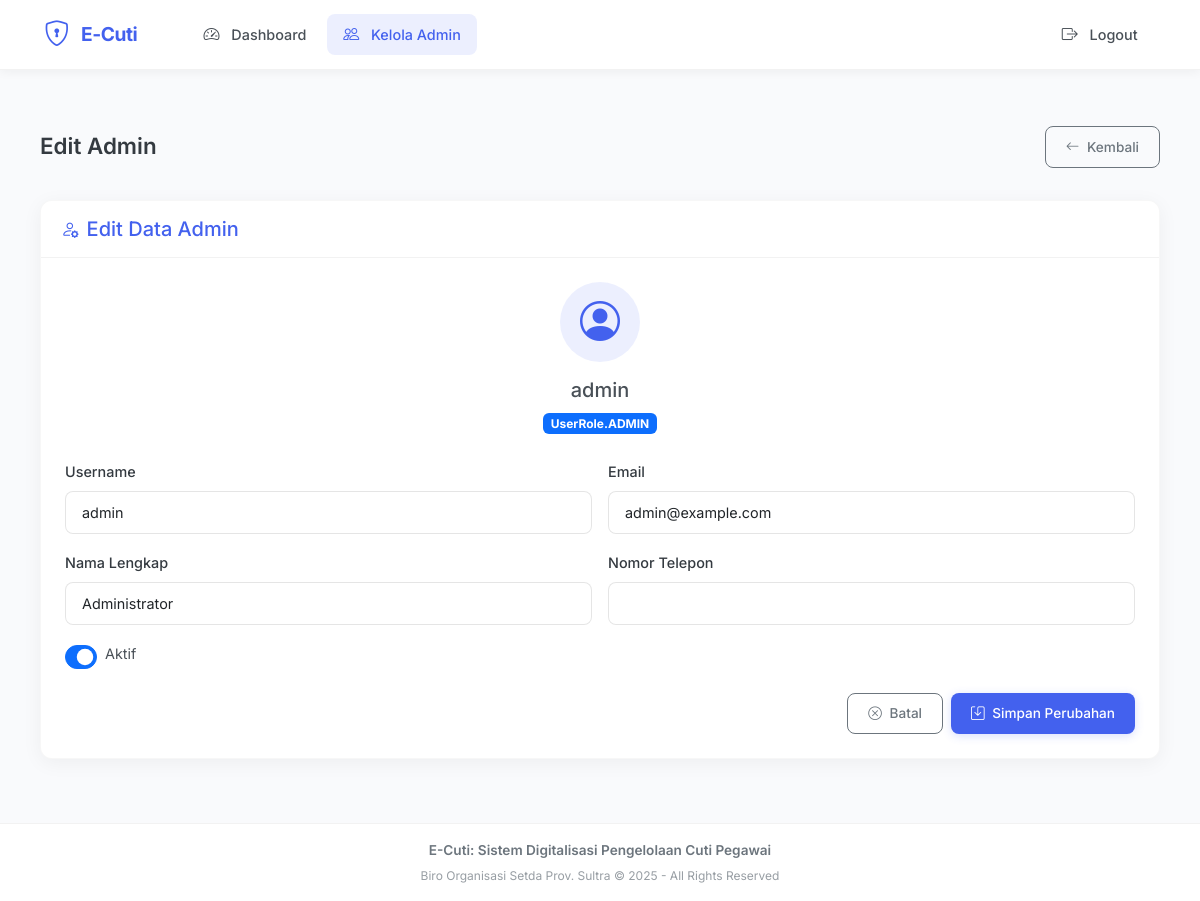
The app's page /admin/superadmin/edit-admin/2 (signed in) with its own data.
### models.py (models this page shows, shortened)
class User(UserMixin, db.Model):
    __tablename__ = 'users'
    id = db.Column(db.Integer, primary_key=True)
    nip = db.Column(db.String(20), unique=True, nullable=True)
    username = db.Column(db.String(50), unique=True, nullable=False, index=True)
    password = db.Column(db.String(255), nullable=False)
    email = db.Column(db.String(120), unique=True, nullable=False, index=True)
    email_verified = db.Column(db.Boolean, default=False)
    email_verified_at = db.Column(db.DateTime)
    verification_token = db.Column(db.String(100))
    verification_attempts = db.Column(db.Integer, default=0, nullable=False)
    last_verification_sent = db.Column(db.DateTime, nullable=True)
    reset_token = db.Column(db.String(100))
    reset_token_expiry = db.Column(db.DateTime)
    must_change_password = db.Column(db.Boolean, default=False)
    failed_login_attempts = db.Column(db.Integer, default=0)
    locked_until = db.Column(db.DateTime)
    last_password_change = db.Column(db.DateTime)
    is_active = db.Column(db.Boolean, default=True)
    deactivated_at = db.Column(db.DateTime)
    deactivated_by = db.Column(db.Integer, db.ForeignKey('users.id'))
    deleted_at = db.Column(db.DateTime)
    deleted_by = db.Column(db.Integer, db.ForeignKey('users.id'))
    full_name = db.Column(db.String(100))
    phone = db.Column(db.String(20))
    tempat_lahir = db.Column(db.String(50))
    tanggal_lahir = db.Column(db.Date)
    jenis_kelamin = db.Column(db.String(1))  # 'L' or 'P'
    jabatan = db.Column(db.String(80), nullable=True)
    golongan = db.Column(db.String(10), nullable=True)
    alamat = db.Column(db.String(200), nullable=True)
    foto_profil = db.Column(db.String(120))
    total_cuti = db.Column(db.Integer, default=12)
    sisa_cuti = db.Column(db.Integer, default=12)
    role = db.Column(db.Enum(UserRole), default=UserRole.PEGAWAI, nullable=False)
    atasan_id = db.Column(db.Integer, db.ForeignKey('users.id'))
    created_by = db.Column(db.Integer, db.ForeignKey('users.id'), nullable=True)
    last_login = db.Column(db.DateTime)
    created_at = db.Column(db.DateTime, server_default=func.now())
    updated_at = db.Column(db.DateTime, server_default=func.now(), onupdate=func.now())
    atasan = db.relationship('User', remote_side=[id], foreign_keys=[atasan_id], backref=db.backref('subordinates', lazy='dynamic'))
    creator = db.relationship('User', remote_side=[id], foreign_keys=[created_by], backref=db.backref('created_users', lazy='dynamic'))
    deactivator = db.relationship('User', remote_side=[id], foreign_keys=[deactivated_by])
    deleter = db.relationship('User', remote_side=[id], foreign_keys=[deleted_by])
    cuti_diajukan = db.relationship('Cuti', foreign_keys='Cuti.user_id', back_populates='pemohon', cascade='all, delete-orphan', lazy='dynamic')
    cuti_disetujui = db.relationship('Cuti', foreign_keys='Cuti.atasan_id',  back_populates='penyetuju', lazy='dynamic')
    notifications = db.relationship('Notification', back_populates='user', cascade='all, delete-orphan', lazy='dynamic')
    audit_logs = db.relationship('AuditLog', back_populates='user', lazy='dynamic')
    __table_args__ = (
        Index('idx_user_role', 'role'),
        Index('idx_user_atasan', 'atasan_id'),
        CheckConstraint('total_cuti >= 0', name='ck_user_total_cuti'),
        CheckConstraint('sisa_cuti >= 0', name='ck_user_sisa_cuti'),
        CheckConstraint('email_verified IN (0, 1)', name='ck_user_email_verified'),
        CheckConstraint('is_active IN (0, 1)', name='ck_user_is_active'),
        CheckConstraint('LENGTH(username) >= 3', name='ck_user_username_length'),
        CheckConstraint("email LIKE '%@%.%'", name='ck_user_email_format'),
    )
    role = db.Column(db.Enum(UserRole), default=UserRole.PEGAWAI, nullable=False)

### routes/admin.py (the view)
@admin_bp.route('/superadmin/edit-admin/<int:admin_id>', methods=['GET', 'POST'])
@login_required
@role_required(UserRole.SUPERADMIN)
def superadmin_edit_user(admin_id):
    admin = User.query.filter_by(id=admin_id, role=UserRole.ADMIN).first_or_404()
    if request.method == 'POST':
        return handle_admin_update(admin)
    return render_template('superadmin/edit_admin.html', admin=admin)

### app.py (called while the page is built)
def inject_globals():
    from models import UserRole, JenisCuti, CutiStatus
    return {
        'UserRole': UserRole,
        'JenisCuti': JenisCuti,
        'CutiStatus': CutiStatus,
        'current_year': datetime.now().year,
        'now': datetime.now(),
        'app_name': os.getenv('APP_NAME', 'E-Cuti: Sistem Digitalisasi Pengelolaan Cuti Pegawai'),
        'organization': os.getenv('ORGANIZATION', 'Biro Organisasi Setda Prov. Sultra'),
    }

### templates/superadmin/edit_admin.html (shortened to what this page needs)
<!DOCTYPE html>
<html lang="id">
<head>
    <link href="https://cdn.jsdelivr.net/npm/bootstrap@5.3.2/dist/css/bootstrap.min.css" rel="stylesheet">
    <link href="https://cdn.jsdelivr.net/npm/bootstrap-icons@1.11.1/font/bootstrap-icons.css" rel="stylesheet">
</head>
<body>
    <nav class="navbar navbar-expand-lg navbar-light">
        <div class="container-fluid">
            <a class="navbar-brand" href="#">
                <i class="bi bi-shield-lock"></i>
                <span>E-Cuti</span>
            </a>
            <div class="collapse navbar-collapse" id="navbarNav">
                <ul class="navbar-nav me-auto">
                    <li class="nav-item">
                        <a class="nav-link" href="{{ url_for('admin.superadmin_dashboard') }}">
                            <i class="bi bi-speedometer2"></i> Dashboard
                        </a>
                    </li>
                    <li class="nav-item">
                        <a class="nav-link active" href="{{ url_for('admin.manajemen_admin') }}">
                            <i class="bi bi-people"></i> Kelola Admin
                        </a>
                    </li>
                </ul>
                <ul class="navbar-nav ms-auto">
                    <li class="nav-item">
                        <a class="nav-link" href="{{ url_for('auth.logout') }}">
                            <i class="bi bi-box-arrow-right"></i> Logout
                        </a>
                    </li>
                </ul>
            </div>
        </div>
    </nav>
    <div class="main-container">
        <div class="page-header">
            <h1 class="page-title">Edit Admin</h1>
            <a href="{{ url_for('admin.manajemen_admin') }}" class="btn btn-outline-secondary">
                <i class="bi bi-arrow-left me-1"></i> Kembali
            </a>
        </div>
        <div class="primary-card">
            <div class="card-header">
                <h5 class="mb-0"><i class="bi bi-person-gear me-2"></i>Edit Data Admin</h5>
            </div>
            <div class="card-body">
                <div class="text-center mb-4">
                    <div class="avatar">
                        <i class="bi bi-person-circle"></i>
                    </div>
                    <h5>{{ admin.username }}</h5>
                    <span class="badge bg-primary">{{ admin.role }}</span>
                </div>
                <form method="POST">
                    <div class="row g-3">
                        <div class="col-md-6">
                            <label for="username" class="form-label">Username</label>
                            <input type="text" id="username" class="form-control" value="{{ admin.username }}" readonly>
                        </div>
                        <div class="col-md-6">
                            <label for="email" class="form-label">Email</label>
                            <input type="email" id="email" name="email" class="form-control"
                                   value="{{ admin.email }}" required>
                        </div>
                        <div class="col-md-6">
                            <label for="full_name" class="form-label">Nama Lengkap</label>
                            <input type="text" id="full_name" name="full_name" class="form-control"
                                   value="{{ admin.full_name or '' }}">
                        </div>
                        <div class="col-md-6">
                            <label for="phone" class="form-label">Nomor Telepon</label>
                            <input type="text" id="phone" name="phone" class="form-control"
                                   value="{{ admin.phone or '' }}">
                        </div>
                        <div class="col-12">
                            <div class="form-check form-switch">
                                <input class="form-check-input" type="checkbox" id="is_active"
                                       name="is_active" value="1" {% if admin.is_active %}checked{% endif %}>
                                <label class="form-check-label" for="is_active">Aktif</label>
                            </div>
                        </div>
                        <div class="col-12 mt-4">
                            <div class="d-flex justify-content-end gap-2">
                                <a href="{{ url_for('admin.manajemen_admin') }}" class="btn btn-outline-secondary">
                                    <i class="bi bi-x-circle me-1"></i> Batal
                                </a>
                                <button type="submit" class="btn btn-primary">
                                    <i class="bi bi-save me-1"></i> Simpan Perubahan
                                </button>
                            </div>
                        </div>
                    </div>
                </form>
            </div>
        </div>
    </div>
    <footer>
        <div class="footer-content">
            <div class="footer-brand">{{ app_name }}</div>
            <div class="footer-copyright">{{ organization }} © {{ now.year }} - All Rights Reserved</div>
        </div>
    </footer>
</body>
</html>

### templates/superadmin/edit_admin.html (style rules this page uses)
:root { --primary: #4361ee; --primary-dark: #3a56d4; --primary-light: rgba(67, 97, 238, 0.1); --secondary: #6c757d; --success: #2ecc71; --warning: #f39c12; --danger: #e74c3c; --light: #f8f9fa; --dark: #343a40; --dark-light: #495057; --card-shadow: 0 4px 20px rgba(0, 0, 0, 0.05); --card-hover: 0 8px 30px rgba(0, 0, 0, 0.1); --transition: all 0.3s cubic-bezier(0.25, 0.8, 0.25, 1); --navbar-height: 70px; }
body { font-family: 'Inter', sans-serif; background-color: #f9fafc; color: var(--dark-light); line-height: 1.6; padding-top: var(--navbar-height); display: flex; flex-direction: column; min-height: 100vh; }
.navbar { background: white !important; box-shadow: 0 2px 10px rgba(0, 0, 0, 0.05); padding: 0.5rem 2rem; border-bottom: 1px solid rgba(0, 0, 0, 0.05); height: var(--navbar-height); position: fixed; top: 0; left: 0; right: 0; z-index: 1030; }
.navbar-brand { font-family: 'Inter', sans-serif; font-weight: 700; color: var(--primary) !important; font-size: 1.2rem; letter-spacing: -0.5px; display: flex; align-items: center; margin-right: 3rem; }
.navbar-brand i { font-size: 1.6rem; margin-right: 0.75rem; }
.nav-link { font-weight: 500; color: var(--dark-light) !important; padding: 0.5rem 1rem !important; margin: 0 0.15rem; border-radius: 0.5rem; transition: var(--transition); font-size: 0.9rem; }
.nav-link:hover, .nav-link.active { color: var(--primary) !important; background-color: var(--primary-light); }
.nav-link i { margin-right: 0.5rem; font-size: 1rem; }
.main-container { padding: 2rem 2.5rem; margin-top: 1.5rem; flex: 1; }
.page-header { display: flex; justify-content: space-between; align-items: center; margin-bottom: 2rem; }
.page-title { font-family: 'Inter', sans-serif; font-weight: 600; color: var(--dark); font-size: 1.4rem; margin: 0; }
.primary-card { border: none; border-radius: 0.75rem; box-shadow: var(--card-shadow); background: white; margin-bottom: 2rem; transition: var(--transition); border: 1px solid rgba(0, 0, 0, 0.03); }
.primary-card .card-header { background: white; border-bottom: 1px solid rgba(0, 0, 0, 0.05); padding: 1rem 1.25rem; font-weight: 600; color: var(--primary); display: flex; align-items: center; justify-content: space-between; border-radius: 0.75rem 0.75rem 0 0 !important; font-family: 'Inter', sans-serif; font-size: 0.95rem; }
.primary-card .card-header i { margin-right: 0.75rem; font-size: 1.1rem; }
.primary-card .card-body { padding: 1.5rem; }
.form-control { border-radius: 0.5rem; padding: 0.6rem 1rem; border: 1px solid rgba(0, 0, 0, 0.1); transition: var(--transition); font-size: 0.9rem; }
.form-label { font-weight: 500; color: var(--dark); margin-bottom: 0.5rem; font-size: 0.9rem; }
.btn { font-weight: 500; border-radius: 0.5rem; padding: 0.6rem 1.25rem; font-size: 0.85rem; transition: var(--transition); border: none; }
.btn-primary { background-color: var(--primary); box-shadow: 0 2px 10px rgba(67, 97, 238, 0.2); }
.btn-outline-secondary { border: 1px solid var(--secondary); color: var(--secondary); }
.avatar { width: 80px; height: 80px; border-radius: 50%; background-color: var(--primary-light); display: flex; align-items: center; justify-content: center; color: var(--primary); font-size: 2.5rem; margin: 0 auto 1rem; }
.form-check-input { width: 2.5em; height: 1.5em; }
.form-check-label { font-size: 0.9rem; }
footer { background: white; padding: 1rem; text-align: center; border-top: 1px solid rgba(0, 0, 0, 0.05); margin-top: auto; }
.footer-content { display: flex; flex-direction: column; align-items: center; }
.footer-brand { font-family: 'Inter', sans-serif; font-weight: 600; color: var(--secondary); font-size: 0.85rem; margin-bottom: 0.25rem; }
.footer-copyright { font-size: 0.75rem; color: var(--secondary); opacity: 0.7; }

### records on screen
User: username "admin", role "UserRole.ADMIN", email "admin@example.com", full_name "Administrator", is_active "☑"

### other values on screen
{{ app_name }} "E-Cuti: Sistem Digitalisasi Pengelolaan Cuti Pegawai"
{{ organization }} "Biro Organisasi Setda Prov. Sultra"
